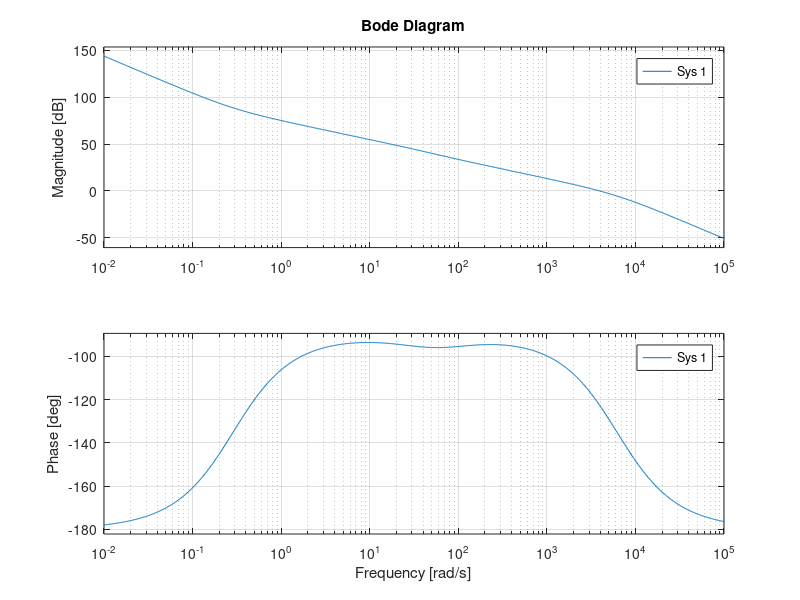

Recreate this plot in MATLAB. (Note: this script raises an error after producing the figure.)
w = tf(0.1318, [0.02 1]);
w = w * tf(1, [1.6129e-04 1]);
w = w * tf(1, [1 0]);

% P = 1600;
% I = tf([176], [1 0]);
% D = tf([40 0], [0.0000000001 1]);
% PID = P + I + D;

P = 4200;
I = tf([1200], [1 0]);
D = tf([1], [1 0]);
D = 70 * 1/D;
% D = tf([70], [0.000001 1]);
PID = P + I + D;
% W = tf([5.272 210.9 10.02], [3.226e-06 0.02016 1 0 0]);

W = w * PID;

bode(W * 10);
opts = bodeoptions;
opts = bodeoptions('cstprefs');
% opts.XLim = [0.01 1000000];
opts.TickLabel.FontSize = 14;
% freqs([5.272 210.9 10.02], [3.226e-06 0.02016 1 0 0])
% set(gca,'XScale','lin')